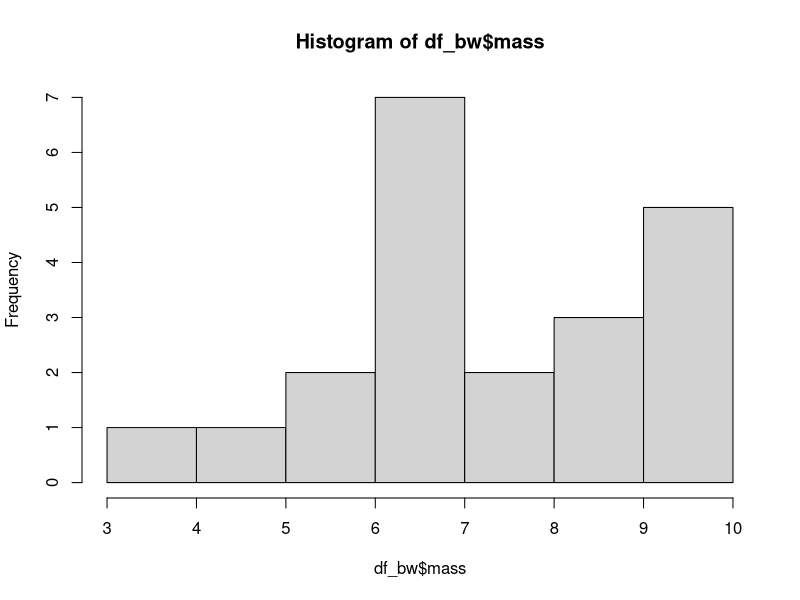
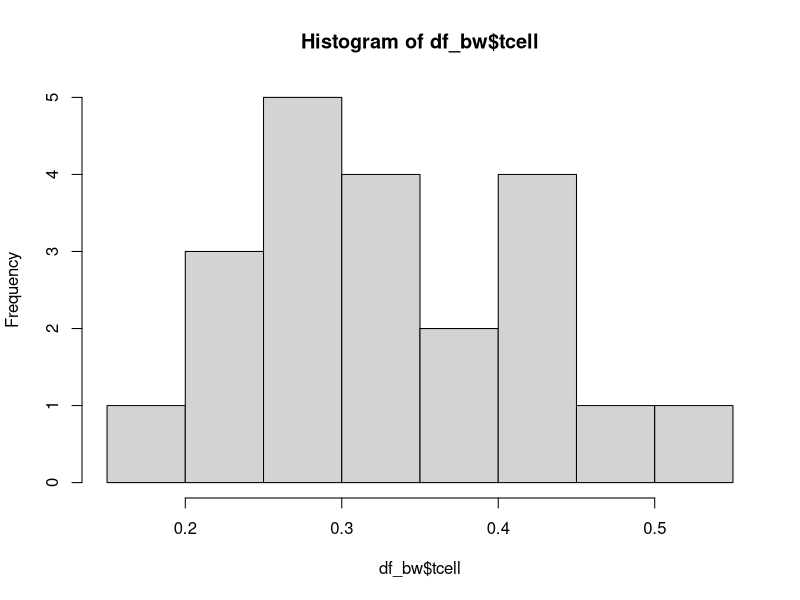
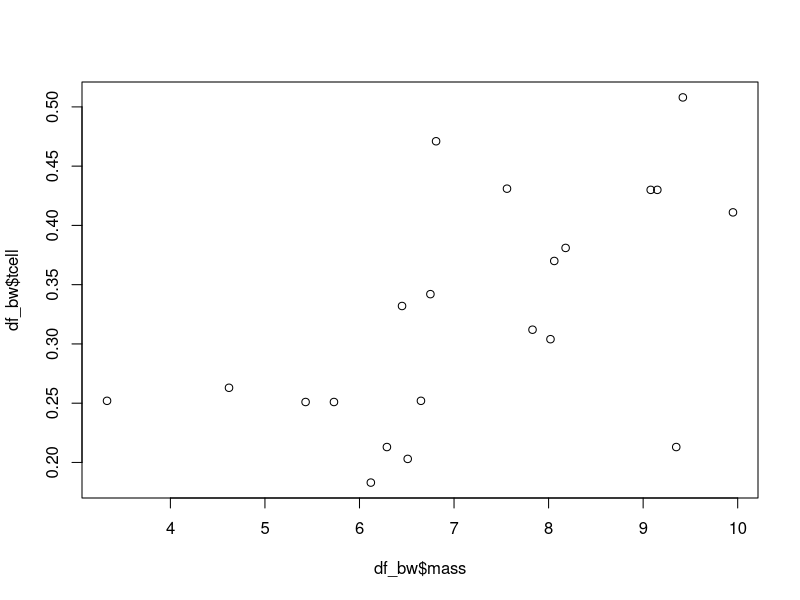
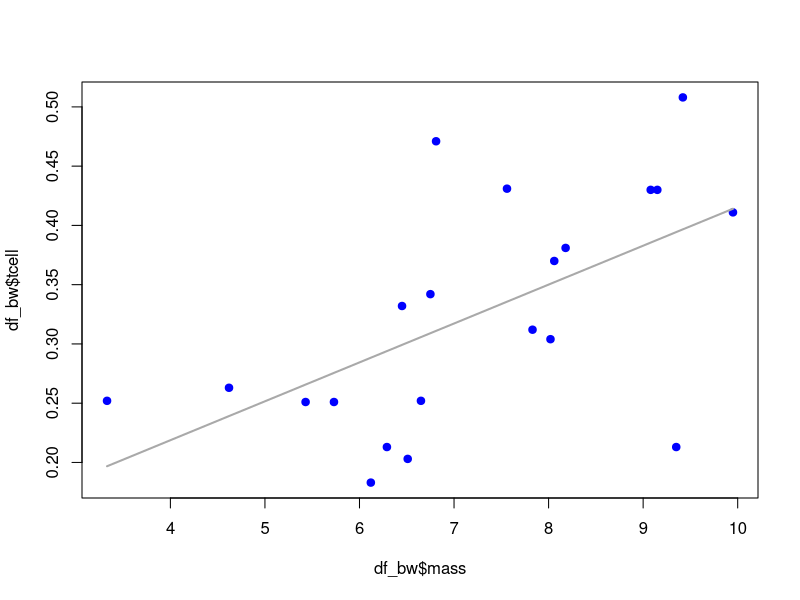
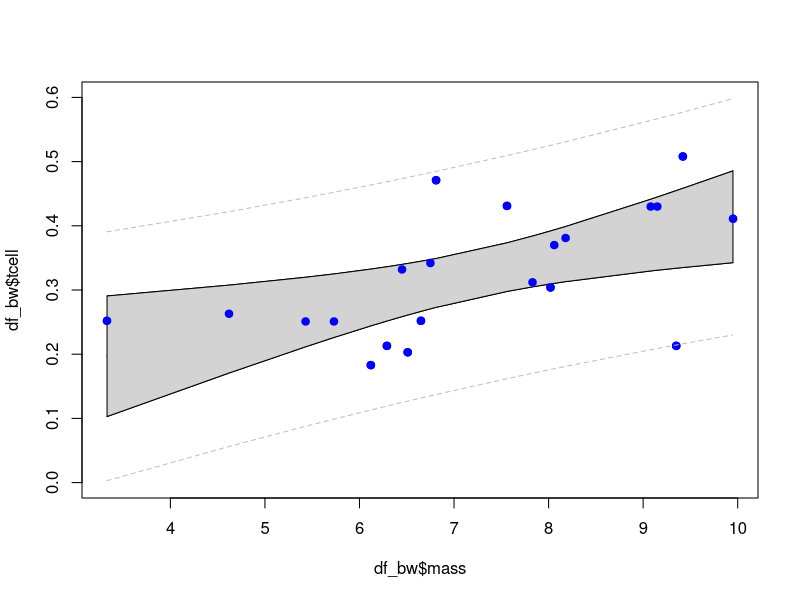

Reproduce these figures in R, in order.
## ---- chunk 1
knitr::opts_chunk$set(echo = TRUE)
## ---- chunk 2

HOME_DIR <- "/home/mcdevitt/_smu/_src/black_wheatears"

DATA_DIR <- "./data/"

setwd(HOME_DIR)
setwd(DATA_DIR)

df_bw <- read.csv("ex0727.csv", stringsAsFactors = FALSE)
df_bw__overest_dist <- read.csv("ex0729.csv", stringsAsFactors = FALSE)

names(df_bw) <- tolower(names(df_bw))

## ---- chunk 3

hist(df_bw$mass)
hist(df_bw$tcell)

plot(df_bw$tcell ~ df_bw$mass)

r <- cor(df_bw$mass, df_bw$tcell)
r2 <- r * r
fit_all <- lm(tcell ~ mass, data = df_bw)

print(sprintf("Correlation = %9.3f, r^2 = %9.3f", r, r2))

plot(df_bw$tcell ~ df_bw$mass, col = 'blue', pch = 19)
lines(fit_all$fitted.values ~ df_bw$mass, col = 'darkgrey', lwd = 2)

summary(fit_all)
confint(fit_all, 'mass', level=0.95)
## ---- chunk 4
df_bw_conf_int <- as.data.frame(predict(fit_all, df_bw , interval = "confidence"))

plot(df_bw$tcell ~ df_bw$mass, col = 'blue', pch = 19, ylim = c(0, 0.6))
lines(fit_all$fitted.values ~ df_bw$mass, col = 'darkgrey', lwd = 2)

lines(df_bw_conf_int$lwr ~ df_bw$mass, col = 'black', lwd = 1)
lines(df_bw_conf_int$upr ~ df_bw$mass, col = 'black', lwd = 1)

polygon(c(df_bw$mass, rev(df_bw$mass)),
		c(df_bw_conf_int$lwr, rev(df_bw_conf_int$upr)),col="lightgrey")
points(df_bw$tcell ~ df_bw$mass, col = 'blue', pch = 19, ylim = c(0, 0.6))

df_bw_pred_int <- as.data.frame(predict(fit_all, df_bw, interval = "predict"))

lines(df_bw_pred_int$lwr ~ df_bw$mass, col = 'grey', lwd = 1, lty = 2)
lines(df_bw_pred_int$upr ~ df_bw$mass, col = 'grey', lwd = 1, lty = 2)
